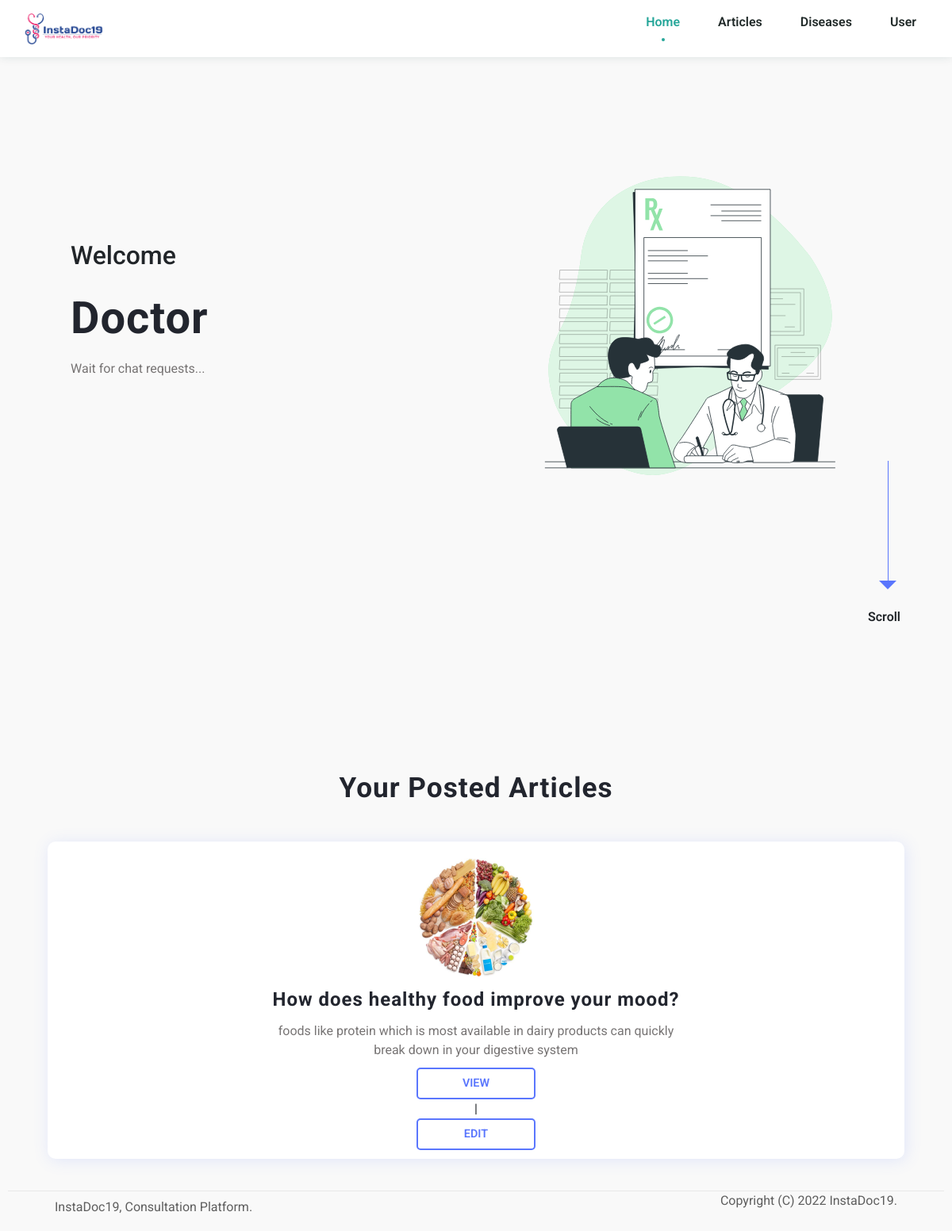
Screenshot of /doctor/index.php (signed in) with the database file from the repository.
### tables this page shows
CREATE TABLE `article` (
  `at_id` int(10) NOT NULL,
  `at_title` varchar(1000) NOT NULL,
  `at_short_info` varchar(500) NOT NULL,
  `at_info` mediumtext NOT NULL,
  `at_image` varchar(100) NOT NULL,
  `user_id` int(10) NOT NULL
);

### doctor/index.php (the view, shortened to what this page needs)
<?php
	require_once "databaseconnection/dbconnect.php";
	$email = $_SESSION["email"];
	$password = $_SESSION["password"];
	$identity = $_SESSION["identity"];
	$query = "select uid,mobilenumber,email,password,identity from user where email='$email' and password='$password' and identity='$identity'";
	$result = mysqli_query($conn, $query);
	$row = mysqli_fetch_assoc($result);
	$user_id = $row["uid"];
?>
<!DOCTYPE html>
<html lang="en">
<head>
    <link rel="stylesheet" href="https://stackpath.bootstrapcdn.com/font-awesome/4.7.0/css/font-awesome.min.css">
    <link rel="stylesheet" href="assets/css/styles.css">
    <link rel="stylesheet" href="https://maxcdn.bootstrapcdn.com/bootstrap/4.0.0/css/bootstrap.min.css"
>
</head>
<body>
    <header class="header" id="header">
        <nav class="nav container">
            <img src="assets/img/prefil.png" alt="logo" class="nav__LOGO">
            <div class="nav__menu" id="nav-menu">
                <ul class="nav__list">
                    <li class="nav__item">
                        <a href="index.php" class="nav__link active-link">
                            <span class="nav__name">Home</span>
                        </a>
                    </li>
                    <li class="nav__item">
                        <a href="article/uploadarticles.php" class="nav__link">
                            <span class="nav__name">Articles</span>
                        </a>
                    </li>
                    <li class="nav__item">
                        <a href="diseases.php" class="nav__link">
                            <span class="nav__name">Diseases</span>
                        </a>
                    </li>
                    <li class="nav__item">
                        <a href="user/profile.php" class="nav__link">
                            <span class="nav__name">User</span>
                        </a>
                    </li>
                </ul>
            </div>
        </nav>
    </header>
    <section class="main">
        <div class="container">
            <div class="home-content">
                <div class="home-text">
                    <h2>Welcome</h2> <br>
                    <h1>Doctor</h1> <br>
                    <p>Wait for chat requests...</p> <br>
                </div> <br>
                <div class="home-img">
                    <img src="assets/img/Medical prescription-bro.svg">
                </div>
            </div>
            <div class="arrow"></div>
            <span class="scroll">Scroll</span>
        </div>
    </section>
    <section class="services">
        <div class="services-heading"> <br> <br> <br> <br>
            <h2>Your Posted Articles</h2>
        </div>
        <div class="box-container">
			<?php
				$at_select = "select at_id,at_title,at_short_info,at_image from article where user_id=$user_id";
				$at_result = mysqli_query($conn, $at_select);
				if(mysqli_num_rows($at_result) <= 0)
					echo "<div class='p-3 bg-danger ml-4 text-center'>No articles available</div>";
				else{
					while($at_row = mysqli_fetch_assoc($at_result)){
			?>
            <div class="box">
                <img src="../patient/<?php echo $at_row['at_image'];?>">
                <font><?php echo $at_row['at_title'];?></font>
                <p>
					<?php echo $at_row['at_short_info'];?>
                </p>
                <span><a href="article/articles.php?at_id=<?php echo $at_row['at_id'];?>"> View</a> | <a href="article/editarticle.php?at_id=<?php echo $at_row['at_id'];?>"> Edit </a></span>
            </div>
			<?php
					}
				}
			?>
        </div>
    </section>
    <footer>
        <a href="#">InstaDoc19, Consultation Platform.</a>
        <p>Copyright (C) 2022 InstaDoc19.</p>
    </footer>
</body>
</html>

### doctor/assets/css/styles.css (style rules this page uses)
:root { --header-height: 3rem; --hue: 174; --sat: 63%; --first-color: hsl(var(--hue), var(--sat), 40%); --first-color-alt: hsl(var(--hue), var(--sat), 36%); --title-color: hsl(var(--hue), 12%, 15%); --text-color: hsl(var(--hue), 8%, 35%); --body-color: hsl(var(--hue), 100%, 99%); --container-color: #FFF; --body-font: 'Open Sans', sans-serif; --h1-font-size: 1.5rem; --normal-font-size: .938rem; --tiny-font-size: .625rem; --z-tooltip: 10; --z-fixed: 100; }
@media screen and (min-width: 968px) { :root { --h1-font-size: 2.25rem; --normal-font-size: 1rem; } }
* { box-sizing: border-box; padding: 0; margin: 0; }
html { scroll-behavior: smooth; }
body { margin: 20px; padding: 20px; font-family: var(--body-font); font-size: var(--normal-font-size); background: #f9f9f9; color: var(--text-color); }
ul { list-style: none; }
a { text-decoration: none; }
img { max-width: 100%; height: auto; }
.container { max-width: 968px; margin-left: 1rem; margin-right: 1rem; }
.header { position: fixed; top: 0; left: 0; width: 100%; background-color: var(--container-color); z-index: var(--z-fixed); transition: .4s; background-color: var(--container-color); box-shadow: 0 -1px 12px hsla(var(--hue), var(--sat), 15%, 0.15); }
.nav { height: var(--header-height); display: flex; justify-content: space-between; align-items: center; }
.nav__LOGO { width: 100px; }
.nav__list, .nav__link { display: flex; }
.nav__link { flex-direction: column; align-items: center; row-gap: 4px; color: var(--title-color); font-weight: 600; }
.nav__list { justify-content: space-around; }
.nav__name { font-size: var(--tiny-font-size); }
.active-link { position: relative; color: var(--first-color); transition: .3s; }
.active-link::before { content: ''; position: absolute; bottom: -.5rem; width: 4px; height: 4px; background-color: var(--first-color); border-radius: 50%; }
@media screen and (min-width: 576px) { .nav__list { justify-content: center; column-gap: 3rem; } }
@media screen and (min-width: 768px) { body { margin: 0; } }
@media screen and (min-width: 768px) { .nav { height: calc(var(--header-height) + 1.5rem); } }
@media screen and (min-width: 768px) { .nav__name { font-size: var(--normal-font-size); } }
@media screen and (min-width: 768px) { .active-link::before { content: ''; position: absolute; bottom: -.75rem; width: 4px; height: 4px; background-color: var(--first-color); border-radius: 50%; } }
@media screen and (min-width: 1024px) { .container { margin-left: auto; margin-right: auto; } }

### rows the page displays
article: at_image (picture), at_title "How does healthy food improve your mood?", at_short_info "foods like protein which is most available in dairy products can quickly break down in your digestive system"
